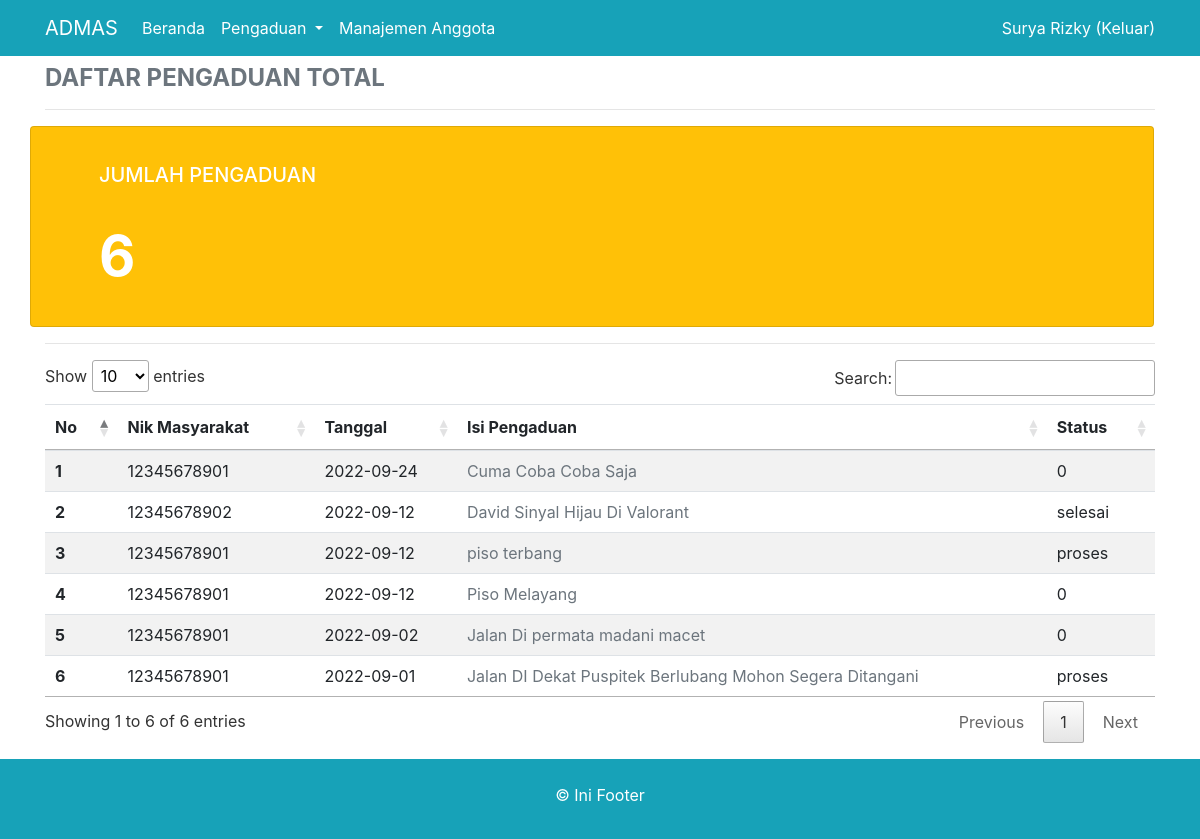
The page /tampil_halaman_total.php (signed in) on the database its author committed.
### tables this page shows
CREATE TABLE `pengaduan` (
  `id_pengaduan` int(11) NOT NULL,
  `tgl_pengaduan` date NOT NULL,
  `nik` varchar(16) NOT NULL,
  `isi_laporan` text NOT NULL,
  `foto` varchar(255) NOT NULL,
  `status` enum('0','proses','selesai') NOT NULL
);

### tampil_halaman_total.php (the view, shortened to what this page needs)
<?php
if (!empty($_SESSION['nik_login'])) {
    include 'header.php';
    include 'conn.php';
    $nik_login  = $_SESSION['nik_login'];
    $level      = $_SESSION['level'];
    if ($level == 'masyarakat') {
        $sql_peng_all       = "SELECT * FROM pengaduan WHERE nik = '$nik_login' ORDER BY id_pengaduan DESC";
        $eksekusi_peng_all  = mysqli_query($conn, $sql_peng_all);
        $jml_peng_all       = mysqli_num_rows($eksekusi_peng_all);
    } else {
        $sql_peng_all       = "SELECT * FROM pengaduan ORDER BY id_pengaduan DESC";
        $eksekusi_peng_all  = mysqli_query($conn, $sql_peng_all);
        $jml_peng_all       = mysqli_num_rows($eksekusi_peng_all);
    }
    include 'navigasi.php';
?>
    <div class="container">
        <h4 class="text-uppercase font-weight-bold text-secondary mt-2">daftar pengaduan total</h4>
        <hr>
        <div class="row text-white ">
            <div class="card bg-warning mr-3" style="width: 100%;">
                <div class="card-body">
                    <h5 class="card-title text-uppercase ml-5 mt-3">Jumlah Pengaduan</h5>
                    <div class="display-4 font-weight-bold pt-4 ml-5 mb-3"><?php echo $jml_peng_all; ?></div>
                </div>
            </div>
        </div>
        <hr>
        <table class="table table-striped mt-5 table-hover data">
            <thead>
                <tr>
                    <th scope="col">No</th>
                    <?php
                    if ($level != 'masyarakat') {
                    ?>
                        <th scope="col">Nik Masyarakat</th>
                    <?php
                    }
                    ?>
                    <th scope="col">Tanggal</th>
                    <th scope="col">Isi Pengaduan</th>
                    <th scope="col">Status</th>
                </tr>
            </thead>
            <tbody>
                <?php
                $no = 1;
                while ($data = mysqli_fetch_array($eksekusi_peng_all)) {
                ?>
                    <tr>
                        <th scope="row"><?php echo $no++; ?></th>
                        <?php
                        if ($level != 'masyarakat') {
                        ?>
                            <td><?php echo $data['nik']; ?></td>
                        <?php
                        }
                        ?>
                        <td><?php echo $data['tgl_pengaduan']; ?></td>
                        <td> <a href="pengaduan_detail.php?id_pengaduan=<?php echo $data['id_pengaduan'] ?>" class="text-secondary"><?php echo $data['isi_laporan']; ?></a></td>
                        <td><?php echo $data['status']; ?></td>
                    </tr>
                <?php } ?>
            </tbody>
        </table>
    </div>
    <div class="bg-info text-white pt-4 pb-3 mt-3">
        <div class="container text-center">
            <p>&copy Ini Footer</p>
        </div>
    </div>
<?php
    include 'footer.php';
} else {
    header('location:form_login.php');
}
?>

### rows shown on the page
pengaduan: nik "12345678901", tgl_pengaduan "2022-09-24", isi_laporan "Cuma Coba Coba Saja", status "0"
pengaduan: nik "12345678902", tgl_pengaduan "2022-09-12", isi_laporan "David Sinyal Hijau Di Valorant", status "selesai"
pengaduan: nik "12345678901", tgl_pengaduan "2022-09-12", isi_laporan "piso terbang", status "proses"
pengaduan: nik "12345678901", tgl_pengaduan "2022-09-12", isi_laporan "Piso Melayang", status "0"
pengaduan: nik "12345678901", tgl_pengaduan "2022-09-02", isi_laporan "Jalan Di permata madani macet", status "0"
pengaduan: nik "12345678901", tgl_pengaduan "2022-09-01", isi_laporan "Jalan DI Dekat Puspitek Berlubang Mohon Segera Ditangani", status "proses"

### other values the page prints
$nama_login "Surya Rizky"
$jml_peng_all "6"
